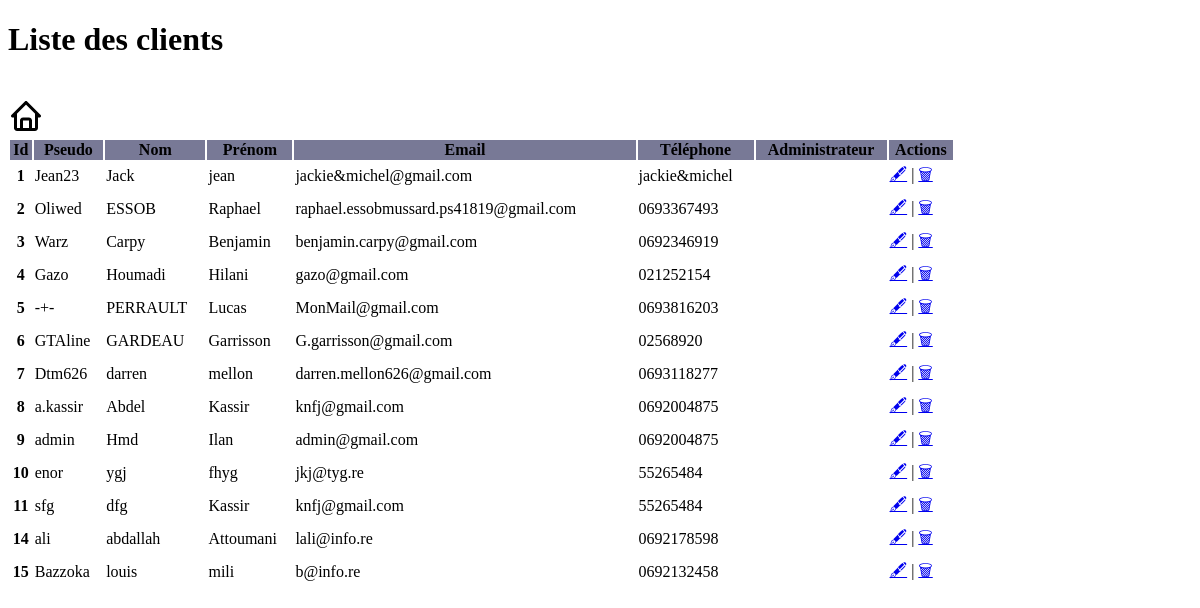
Before: /vueClients.php with the older database file.
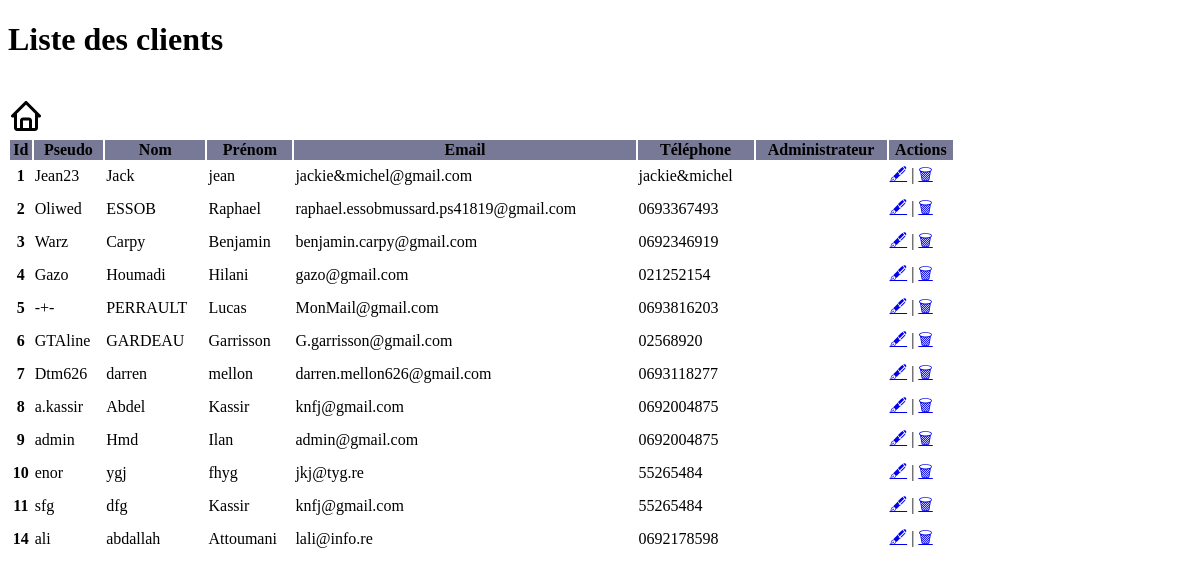
After: the same page with the newer database file.
### tables this page shows
CREATE TABLE `utilisateur` (
  `id` int(11) NOT NULL AUTO_INCREMENT,
  `id_adresse` int(11) DEFAULT NULL,
  `id_commande` int(11) DEFAULT NULL,
  `identifiant_utilisateur` varchar(50) NOT NULL,
  `nom_utilisateur` varchar(50) NOT NULL,
  `prenom_utilisateur` varchar(50) NOT NULL,
  `mail_utilisateur` varchar(50) NOT NULL,
  `tel_utilisateur` varchar(50) NOT NULL,
  `mdp_utilisateur` varchar(200) NOT NULL,
  PRIMARY KEY (`id`),
  KEY `id_adresse` (`id_adresse`),
  KEY `id_commande` (`id_commande`),
  CONSTRAINT `utilisateur_ibfk_1` FOREIGN KEY (`id_adresse`) REFERENCES `adresse_utilisateur` (`id`),
  CONSTRAINT `utilisateur_ibfk_2` FOREIGN KEY (`id_commande`) REFERENCES `commande` (`id`)
);

### connexionDB.php (called while the page is built, shortened)
<?php
class Connexiondb{
    private $host = "mysql-wall-it.alwaysdata.net";
    private $db = "wall-it_wallidb";
    private $user = "wall-it";
    private $pass = "BTSSIO@25jo";
    private $sgbd = "mysql";
    protected $cnx;
    public function __construct(){
        return $this->connectDB();
	}
    private function connectDB(){
        try{
            $this->cnx = new PDO("$this->sgbd:host=$this->host;dbname=$this->db", $this->user,$this->pass);
        } catch (PDOException $e){
            die("Erreur!: " . $e->getMessage() . "<br>");
        }
    }
    public function getRequete($rqt){
        $line = $this->cnx->query($rqt);
            return $line;
    }
}
    $cnx = new Connexiondb();
?>

### vueClients.php (the view, shortened to what this page needs)
<!DOCTYPE html>
<html lang="fr">
<head>
</head>
<h1>Liste des clients</h1>
<br>
<a href="index.php" class="nav-link" aria-current="page"><img/></a>
<?php
require_once("connexionDB.php");
$sql1 = "SELECT * FROM utilisateur;";
$rqt = $cnx->getRequete($sql1);
$res = $rqt->fetchAll(PDO::FETCH_ASSOC);
?>
<body>
    <table width='80%' border=0>
        <thead class="table-light">
            <tr bgcolor='#787996'>
                <th scope="col">Id</th>
                <th scope="col">Pseudo</th>
                <th scope="col">Nom</th>
                <th scope="col">Prénom</th>
                <th scope="col">Email</th>
                <th scope="col">Téléphone</th>
                <th scope="col">Administrateur</th>
                <th scope="col">Actions</th>
            </tr>
        </thead>
        <tbody>
        <?php foreach ($res as $line): ?>
          <tr class='align-bottom'>
            <th scope='row'><?= $line['id'] ?></th>
            <td><?= $line['identifiant_utilisateur'] ?></td>
            <td><?= $line['nom_utilisateur'] ?></td>
            <td><?= $line['prenom_utilisateur'] ?></td>
            <td><?= $line['mail_utilisateur'] ?></td>
            <td><?= $line['tel_utilisateur'] ?></td>
            <td><?= $line['administrateur'] ?></td>
            <td>
                <a href="updateProfileClient.php?id=<?= $line['id'] ?>">🖋</a> |
                <a href="deleteProfile.php?id=<?= $line['id'] ?>">&#128465;</a>
            </td>
          <tr>
        <?php endforeach; ?>
      </tbody>
    </table>
</body>
</html>

Changed rows visible on the page:
removed utilisateur: id "15", identifiant_utilisateur "Bazzoka", nom_utilisateur "louis", prenom_utilisateur "mili", mail_utilisateur "b@info.re", tel_utilisateur "0692132458"
